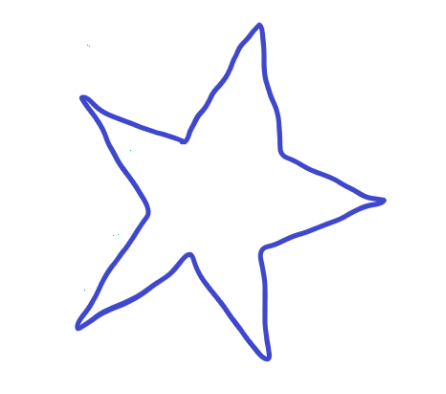
#> input picture images/star.png, 446 x 394 px, found by its file name
$ python convex_defects.py
#> lines starting #> are read from the running program, lines starting #| are printed output that depends on the picture; after the words box and inside, x2 and y2 are one past the last pixel; in counts of white or black regions, pixels touching at a corner belong together
import cv2
import numpy as np

img =cv2.imread("images\\star.png")
#> img is the input picture: shape (394, 446, 3); mean B, G, R 253.1, 248.3, 248

gray = cv2.cvtColor(img,cv2.COLOR_BGR2GRAY)
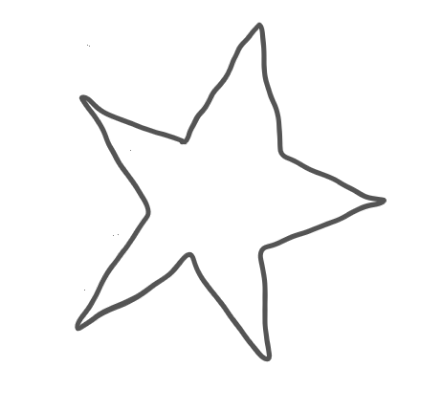
#> gray: shape (394, 446); min 84, max 255, mean 248.8
_,thresh = cv2.threshold(gray,127,255,0)
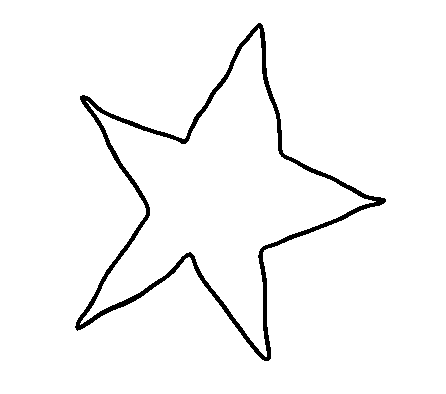
#> thresh: shape (394, 446); 96.8% white; 1 black region

contours,_ = cv2.findContours(thresh,2,1)
#> contours = 3 contours; box (x1, y1, x2, y2) and area: (0, 0, 446, 394) 174885, (74, 22, 387, 362) 38874, (80, 28, 376, 357) 32201
cnt = contours[0]
#> cnt = contour of 1102 points, box (x1, y1, x2, y2) (80, 28, 376, 357), area 32201

hull = cv2.convexHull(cnt, returnPoints = False)
#> hull = [1101, 879, 656, 655, 438, 437, 215, 0]
defects = cv2.convexityDefects(cnt,hull)
#> defects = [[0, 215, 116, 20035], [215, 437, 329, 17166], [438, 655, 550, 23214], [656, 879, 763, 17223], [879, 1101, 974, 13722]]

print(defects)
#| [[[    0   215   116 20035]]
#|  [[  215   437   329 17166]]
#|  [[  438   655   550 23214]]
#|  [[  656   879   763 17223]]
#|  [[  879  1101   974 13722]]]
print(defects.shape)
#| (5, 1, 4)

for i in range(defects.shape[0]):
    s, e, f, d = defects[i,0]
    print(s, e, f, d)
    start = tuple(cnt[s][0])
    end = tuple(cnt[e][0])
    far = tuple(cnt[f][0])
    cv2.line(img,start,end,[0,255,0],2)
    cv2.circle(img,far,5,[0,255,0],-1)
#> this loop made 5 passes
#> (s, e, f, d, start, end, far) on passes 1 to 5: (0, 215, 116, 20035, (258, 28), (86, 101), (185, 144)), (215, 437, 329, 17166, (86, 101), (80, 323), (150, 215)), (438, 655, 550, 23214, (80, 324), (265, 356), (190, 251)), (656, 879, 763, 17223, (266, 356), (375, 201), (259, 249)), (879, 1101, 974, 13722, (375, 201), (259, 29), (280, 156))
#| 0 215 116 20035
#| 215 437 329 17166
#| 438 655 550 23214
#| 656 879 763 17223
#| 879 1101 974 13722
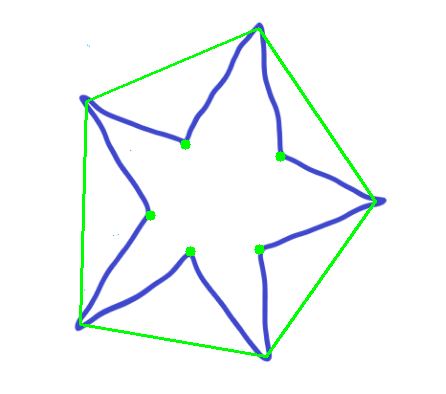
#> img: shape (394, 446, 3); 1.96% of pixels changed, all inside (x1, y1, x2, y2) = (79, 27, 377, 358)

cv2.imshow("img",img)
cv2.waitKey(0)
cv2.destroyAllWindows()
